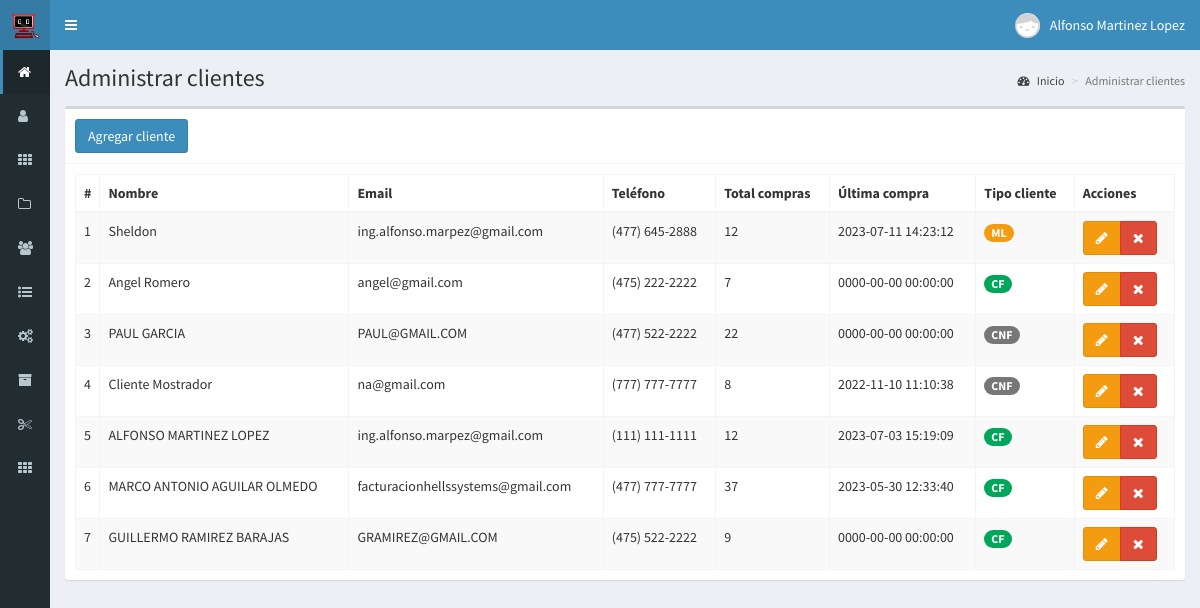
/clientes (signed in), run on the app's committed database.
### tables this page shows
CREATE TABLE `clientes` (
  `id` int(11) NOT NULL AUTO_INCREMENT,
  `nombre` text NOT NULL,
  `frecuente` int(11) NOT NULL COMMENT '1 = Cliente frecuente 2 = No frecuente',
  `email` text NOT NULL,
  `telefono` text NOT NULL,
  `compras` int(11) NOT NULL,
  `ultima_compra` datetime NOT NULL,
  `fecha` timestamp NOT NULL DEFAULT CURRENT_TIMESTAMP ON UPDATE CURRENT_TIMESTAMP,
  PRIMARY KEY (`id`)
);

### controladores/plantilla.controlador.php (called while the page is built)
<?php
class ControladorPlantilla{
	static public function ctrPlantilla(){
		include "vistas/plantilla.php";
	}
}

### index.php (called while the page is built, shortened)
<?php
require_once "controladores/plantilla.controlador.php";
require_once "controladores/usuarios.controlador.php";
require_once "controladores/clientes.controlador.php";
require_once "controladores/codigosProductos.controlador.php";
require_once "modelos/clientes.modelo.php";
$plantilla = new ControladorPlantilla();
$plantilla -> ctrPlantilla();

### controladores/clientes.controlador.php (called while the page is built, shortened)
<?php
class ControladorClientes{
	static public function ctrMostrarClientes($item, $valor){
		$tabla = "clientes";
		$respuesta = ModeloClientes::mdlMostrarClientes($tabla, $item, $valor);
		return $respuesta;
	}
}

### modelos/conexion.php (called while the page is built)
<?php
class Conexion
{
    static public function conectar()
    {
        $link = new PDO("mysql:host=localhost;
                        dbname=bopos",
                        "root",
                        "");
        $link->exec("set names utf8");
        return $link;
    }
}

### modelos/clientes.modelo.php (called while the page is built, shortened)
<?php
require_once "conexion.php";
class ModeloClientes
{
	static public function mdlMostrarClientes($tabla, $item, $valor)
	{
		if ($item != null) {
			$stmt = Conexion::conectar()->prepare("SELECT * FROM $tabla WHERE $item = :$item");
			$stmt->bindParam(":" . $item, $valor, PDO::PARAM_STR);
			$stmt->execute();
			return $stmt->fetch();
		} else {
			$stmt = Conexion::conectar()->prepare("SELECT * FROM $tabla");
			$stmt->execute();
			return $stmt->fetchAll();
		}
	}
}

### vistas/modulos/clientes.php (the view, shortened to what this page needs)
<div class="content-wrapper">
  <section class="content-header">
    <h1>
      Administrar clientes
    </h1>
    <ol class="breadcrumb">
      <li><a href="inicio"><i class="fa fa-dashboard"></i> Inicio</a></li>
      <li class="active">Administrar clientes</li>
    </ol>
  </section>
  <section class="content">
    <div class="box">
      <div class="box-header with-border">
        <button class="btn btn-primary" data-toggle="modal" data-target="#modalAgregarCliente">
          Agregar cliente
        </button>
      </div>
      <div class="box-body">
        <table class="table table-bordered table-striped dt-responsive tablas" width="100%">
          <thead>
            <tr>
              <th style="width:10px">#</th>
              <th>Nombre</th>
              <th>Email</th>
              <th>Teléfono</th>
              <th>Total compras</th>
              <th>Última compra</th>
              <th>Tipo cliente</th>
              <th>Acciones</th>
            </tr>
          </thead>
          <tbody>
            <?php
            $item = null;
            $valor = null;
            $clientes = ControladorClientes::ctrMostrarClientes($item, $valor);
            foreach ($clientes as $key => $value) {
              echo '<tr>
                    <td>' . ($key + 1) . '</td>
                    <td>' . $value["nombre"] . '</td>
                    <td>' . $value["email"] . '</td>
                    <td>' . $value["telefono"] . '</td>
                    <td>' . $value["compras"] . '</td>
                    <td>' . $value["ultima_compra"] . '</td>';
              if ($value["frecuente"] == 1) {
                echo '<td> <span class="badge alert-success">CF</span></td>';
              } else if ($value["frecuente"] == 2) {
                echo '<td> <span class="badge alert-primary">CNF</span></td>';
              } else if ($value["frecuente"] == 3) {
                echo '<td> <span class="badge alert-warning">ML</span></td>';
              }
              echo '<td>
                      <div class="btn-group">
                        <button class="btn btn-warning btnEditarCliente" data-toggle="modal" data-target="#modalEditarCliente" idCliente="' . $value["id"] . '"><i class="fa fa-pencil"></i></button>';
              if ($_SESSION["perfil"] == "Administrador") {
                echo '<button class="btn btn-danger btnEliminarCliente" idCliente="' . $value["id"] . '"><i class="fa fa-times"></i></button>';
              }
              echo '</div>
                    </td>
                  </tr>';
            }
            ?>
          </tbody>
        </table>
      </div>
    </div>
  </section>
</div>

### vistas/plantilla.php (shortened to what this page needs)
<!DOCTYPE html>
<html>
<head>
  <link rel="stylesheet" href="vistas/bower_components/bootstrap/dist/css/bootstrap.min.css">
  <link rel="stylesheet" href="vistas/bower_components/font-awesome/css/font-awesome.min.css">
  <link rel="stylesheet" href="vistas/bower_components/Ionicons/css/ionicons.min.css">
  <link rel="stylesheet" href="vistas/dist/css/AdminLTE.css">
  <link rel="stylesheet" href="vistas/dist/css/skins/_all-skins.min.css">
  <link rel="stylesheet" href="vistas/bower_components/datatables.net-bs/css/dataTables.bootstrap.min.css">
  <link rel="stylesheet" href="vistas/bower_components/datatables.net-bs/css/responsive.bootstrap.min.css">
  <link rel="stylesheet" href="vistas/plugins/iCheck/all.css">
  <link rel="stylesheet" href="vistas/bower_components/bootstrap-daterangepicker/daterangepicker.css">
  <link rel="stylesheet" href="vistas/bower_components/morris.js/morris.css">
  <link href="https://cdn.jsdelivr.net/npm/select2@4.1.0-rc.0/dist/css/select2.min.css" rel="stylesheet" />
  <link rel="stylesheet" href="https://cdn.datatables.net/searchpanes/1.0.1/css/searchPanes.dataTables.min.css">
</head>
<body class="hold-transition skin-blue sidebar-collapse sidebar-mini login-page">
  <?php
  if (isset($_SESSION["iniciarSesion"]) && $_SESSION["iniciarSesion"] == "ok") {
    echo '<div class="wrapper">';
    include "modulos/cabezote.php";
    include "modulos/menu.php";
    if (isset($_GET["ruta"])) {
      if (
        $_GET["ruta"] == "inicio" ||
        $_GET["ruta"] == "usuarios" ||
        $_GET["ruta"] == "categorias" ||
        $_GET["ruta"] == "productos" ||
        $_GET["ruta"] == "clientes" ||
        $_GET["ruta"] == "ventas" ||
        $_GET["ruta"] == "crear-venta" ||
        $_GET["ruta"] == "editar-venta" ||
        $_GET["ruta"] == "reportes" ||
        $_GET["ruta"] == "servicios" ||
        $_GET["ruta"] == "pedidosPaqueteria" ||
        $_GET["ruta"] == "cortes" ||
        $_GET["ruta"] == "cajas" ||
        $_GET["ruta"] == "salir" ||
        $_GET["ruta"] == "bodega_mv_detalle" ||
        $_GET["ruta"] == "reporteServicios" ||
        $_GET["ruta"] == "facturacion" ||
        $_GET["ruta"] == "codigosProductos" ||
        $_GET["ruta"] == "altaProductos"
      ) {
        include "modulos/" . $_GET["ruta"] . ".php";
      } else {
        include "modulos/404.php";
      }
    } else {
      include "modulos/inicio.php";
    }
    echo '</div>';
  } else {
    include "modulos/login.php";
  }
  ?>
</body>
</html>

### vistas/modulos/cabezote.php (shortened to what this page needs)
<header class="main-header">
<a href="inicio" class="logo">
	<span class="logo-mini">
		<img src="vistas/img/plantilla/icono-blanco.png" class="img-responsive" style="padding:10px">
	</span>
</a>
<nav class="navbar navbar-static-top" role="navigation">
 	<a href="#" class="sidebar-toggle" data-toggle="push-menu" role="button">
     	</a>
	<div class="navbar-custom-menu">
		<ul class="nav navbar-nav">
			<li class="dropdown user user-menu">
				<a href="#" class="dropdown-toggle" data-toggle="dropdown">
				<?php
				if($_SESSION["foto"] != ""){
					echo '<img src="'.$_SESSION["foto"].'" class="user-image">';
				}else{
					echo '<img src="vistas/img/usuarios/default/anonymous.png" class="user-image">';
				}
				?>
					<span class="hidden-xs"><?php  echo $_SESSION["nombre"]; ?></span>
				</a>
			</li>
		</ul>
	</div>
</nav>
</header>

### vistas/modulos/menu.php (shortened to what this page needs)
<aside class="main-sidebar">
	<section class="sidebar">
		<ul class="sidebar-menu">
			<?php
			if ($_SESSION["perfil"] == "Administrador") {
				echo '<li class="active">
				<a href="inicio">
					<i class="fa fa-home"></i>
					<span>Inicio</span>
				</a>
			</li>
			<li>
				<a href="usuarios">
					<i class="fa fa-user"></i>
					<span>Usuarios</span>
				</a>
			</li>';
			}
			if ($_SESSION["perfil"] == "Administrador" || $_SESSION["perfil"] == "Especial") {
				echo '<li>
				<a href="categorias">
					<i class="fa fa-th"></i>
					<span>Categorías</span>
				</a>
			</li>';
			echo '<li class="treeview">
				<a href="#">
					<i class="fa fa-folder-o"></i>
					<span>Productos</span>
					<span class="pull-right-container">
						<i class="fa fa-angle-left pull-right"></i>
					</span>
				</a>
				<ul class="treeview-menu">
					<li>
						<a href="altaProductos">
							<i class="fa fa-circle-o"></i>
							<span>Alta productos</span>
						</a>
					</li>
					<li>
						<a href="productos">
							<i class="fa fa-circle-o"></i>
							<span>Inventario</span>
						</a>
					</li>
					<li>
						<a href="codigosProductos">
							<i class="fa fa-circle-o"></i>
							<span>Códigos productos</span>
						</a>
					</li>
					</ul>
			</li>';
			}
			if ($_SESSION["perfil"] == "Administrador" || $_SESSION["perfil"] == "Vendedor") {
				echo '<li>
				<a href="clientes">
					<i class="fa fa-users"></i>
					<span>Clientes</span>
				</a>
			</li>';
			}
			if ($_SESSION["perfil"] == "Administrador" || $_SESSION["perfil"] == "Vendedor") {
				echo '<li class="treeview">
				<a href="#">
					<i class="fa fa-list-ul"></i>
					<span>Ventas</span>
					<span class="pull-right-container">
						<i class="fa fa-angle-left pull-right"></i>
					</span>
				</a>
				<ul class="treeview-menu">
					<li>
						<a href="ventas">
							<i class="fa fa-circle-o"></i>
							<span>Administrar ventas</span>
						</a>
					</li>
					<li>
						<a href="crear-venta">
							<i class="fa fa-circle-o"></i>
							<span>Crear venta</span>
						</a>
					</li>';
				echo '</ul>
			</li>';
			}
			if ($_SESSION["perfil"] == "Administrador" || $_SESSION["perfil"] == "Vendedor") {
				echo '<li class="treeview">
				<a href="#">
					<i class="fa fa-cogs"></i>
					<span>Servicios</span>
					<span class="pull-right-container">
						<i class="fa fa-angle-left pull-right"></i>
					</span>
				</a>
				<ul class="treeview-menu">
					<li>
						<a href="servicios">
							<i class="fa fa-circle-o"></i>
							<span>Admon. Servicios</span>
						</a>
					</li>
					<li>
						<a href="reporteServicios">
							<i class="fa fa-circle-o"></i>
							<span>Reporte servicios</span>
						</a>
					</li>
					</ul>
			</li>';
			}
			if ($_SESSION["perfil"] == "Administrador" || $_SESSION["perfil"] == "Vendedor") {
				echo '<li class="treeview">
				<a href="#">
					<i class="fa fa-archive"></i>
					<span>Admon. Paquetería</span>
					<span class="pull-right-container">
						<i class="fa fa-angle-left pull-right"></i>
					</span>
				</a>
				<ul class="treeview-menu">
				<li>
				<a href="pedidosPaqueteria">
					<i class="fa fa-circle-o"></i>
					<span>Env. Paquetería</span>
				</a>
			</li>
					</ul>
			</li>';
			}
			if ($_SESSION["perfil"] == "Administrador" || $_SESSION["perfil"] == "Vendedor") {
				echo '<li class="treeview">
				<a href="#">
					<i class="fa fa-scissors"></i>
					<span>Cajas y cortes</span>
					<span class="pull-right-container">
						<i class="fa fa-angle-left pull-right"></i>
					</span>
				</a>
				<ul class="treeview-menu">
					<li>
						<a href="cajas">
							<i class="fa fa-circle-o"></i>
							<span>Admon. Cajas</span>
						</a>
					</li>
					<li>
						<a href="cortes">
							<i class="fa fa-circle-o"></i>
							<span>Admon. Cortes</span>
						</a>
					</li>';
				echo '</ul>
			</li>';
				echo '<li>
				<a href="facturacion">
					<i class="fa fa-th"></i>
					<span>Facturas</span>
				</a>
			</li>';
			}
			?>
		</ul>
	</section>
</aside>

### data on the page
clientes: nombre "Sheldon", email "ing.alfonso.marpez@gmail.com", telefono "(477) 645-2888", compras "12", ultima_compra "2023-07-11 14:23:12", frecuente "ML"
clientes: nombre "Angel Romero", email "angel@gmail.com", telefono "(475) 222-2222", compras "7", ultima_compra "0000-00-00 00:00:00", frecuente "CF"
clientes: nombre "PAUL GARCIA", email "PAUL@GMAIL.COM", telefono "(477) 522-2222", compras "22", ultima_compra "0000-00-00 00:00:00", frecuente "CNF"
clientes: nombre "Cliente Mostrador", email "na@gmail.com", telefono "(777) 777-7777", compras "8", ultima_compra "2022-11-10 11:10:38", frecuente "CNF"
clientes: nombre "ALFONSO MARTINEZ LOPEZ", email "ing.alfonso.marpez@gmail.com", telefono "(111) 111-1111", compras "12", ultima_compra "2023-07-03 15:19:09", frecuente "CF"
clientes: nombre "MARCO ANTONIO AGUILAR OLMEDO", email "facturacionhellssystems@gmail.com", telefono "(477) 777-7777", compras "37", ultima_compra "2023-05-30 12:33:40", frecuente "CF"
clientes: nombre "GUILLERMO RAMIREZ BARAJAS", email "GRAMIREZ@GMAIL.COM", telefono "(475) 522-2222", compras "9", ultima_compra "0000-00-00 00:00:00", frecuente "CF"

### other printed values
$_SESSION["nombre"] "Alfonso Martinez Lopez"
